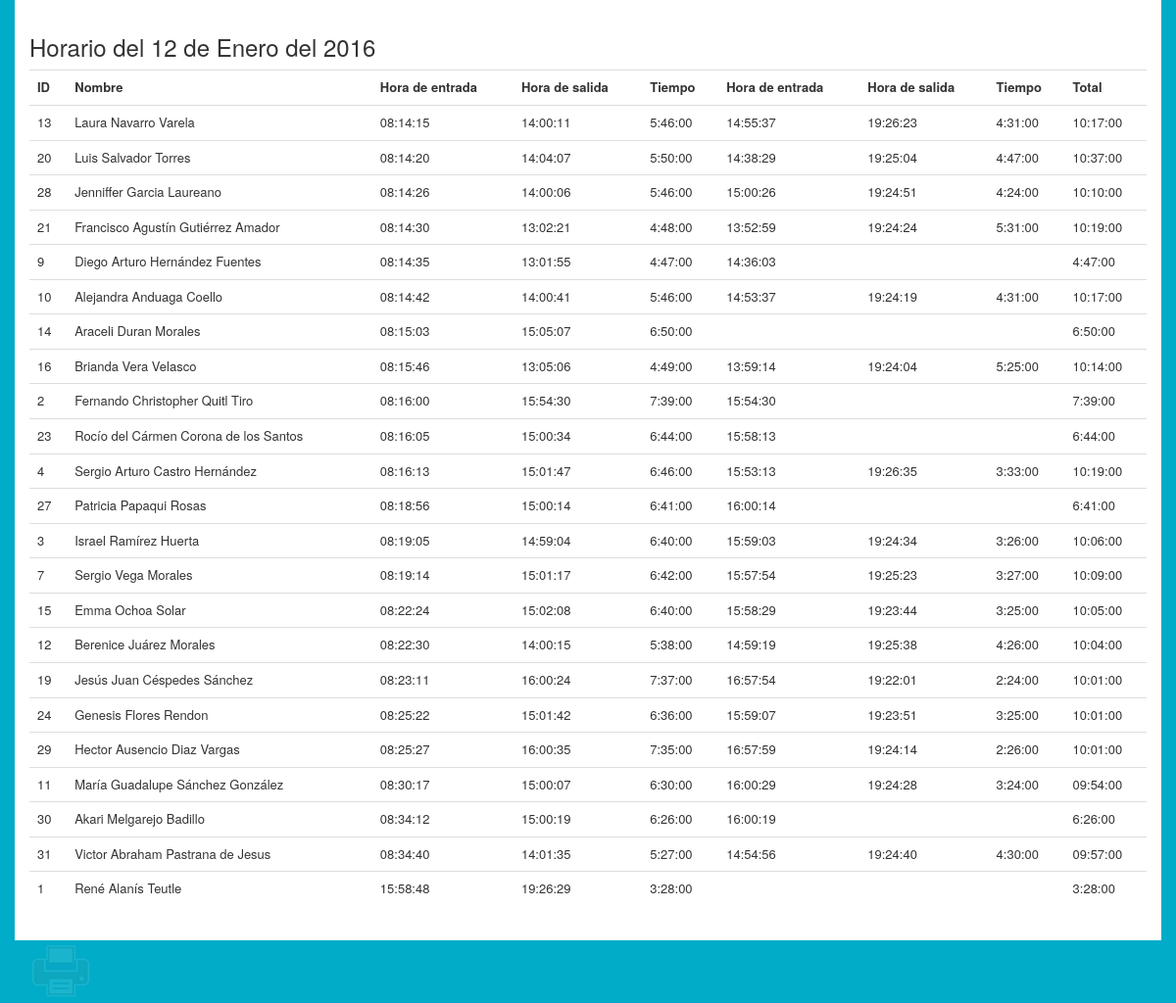
Page /horario-diario.php?date=2016-01-12 on the committed database.
### tables this page shows
CREATE TABLE IF NOT EXISTS `horario` (
  `idhorario` int(11) NOT NULL AUTO_INCREMENT,
  `dia_entrada` date DEFAULT NULL,
  `hora_entrada` time DEFAULT NULL,
  `dia_salida` date DEFAULT NULL,
  `hora_salida` time DEFAULT NULL,
  `tiempo` varchar(8) NOT NULL,
  `tiempo_decimal` float(5,2) NOT NULL,
  `despues_entrada` time DEFAULT NULL,
  `despues_salida` time DEFAULT NULL,
  `despues_tiempo` varchar(8) DEFAULT NULL,
  `despues_tiempo_decimal` float(5,2) DEFAULT NULL,
  `total` varchar(8) DEFAULT NULL,
  `total_decimal` float(5,2) DEFAULT NULL,
  `personal_idpersonal` int(11) NOT NULL,
  PRIMARY KEY (`idhorario`,`personal_idpersonal`),
  KEY `fk_horario_personal1_idx` (`personal_idpersonal`)
);

CREATE TABLE IF NOT EXISTS `personal` (
  `idpersonal` int(11) NOT NULL AUTO_INCREMENT,
  `nombre` varchar(45) DEFAULT NULL,
  `apellidos` varchar(45) DEFAULT NULL,
  `foto` varchar(100) DEFAULT NULL,
  `tolerancia` time NOT NULL,
  `privilegios_idprivilegios` int(11) NOT NULL,
  `usuario_idusuario` int(11) NOT NULL,
  PRIMARY KEY (`idpersonal`,`privilegios_idprivilegios`),
  KEY `fk_personal_privilegios1_idx` (`privilegios_idprivilegios`),
  KEY `fk_personal_usuario1_idx` (`usuario_idusuario`)
);

### horario-diario.php (the view, shortened to what this page needs)
<html>
<head>
<link rel="stylesheet" type="text/css" href="css/bootstrap.min.css">
<link rel="stylesheet" type="text/css" href="css/imprimir.css">
<link rel="stylesheet" type="text/css" href="css/main.css">
</head>
<body>
<?php
$fecha =  $_GET['date'];
$annio = substr($fecha, 0,4);
$mes = substr($fecha, 5,2);
$dia = substr($fecha, 8,2);
$meses = array('01' =>  'Enero',
			'02' =>  'Febrero',
			'03' =>  'Marzo',
			'04' =>  'Abril',
			'05' =>  'Mayo',
			'06' =>  'Junio',
			'07' =>  'Julio',
			'08' =>  'Agosto',
			'09' =>  'Septiembre',
			'10' =>  'Octubre',
			'11' =>  'Noviembre',
			'12' =>  'Diciembre',);
$nombre_mes = $meses[$mes];
	?>
	<div class="container">
		<div class="row horario">
			<h3>Horario del <?php echo $dia." de ".$nombre_mes. " del ".$annio; ?></h3>
			<div class="table-responsive">
				<table class="table">
					<tr>
						<th>ID</th>
						<th>Nombre</th>
						<th>Hora de entrada</th>
						<th>Hora de salida</th>
						<th>Tiempo</th>
						<th>Hora de entrada</th>
						<th>Hora de salida</th>
						<th>Tiempo</th>
						<th>Total</th>
					</tr>
					<?php
						include('conexion.php');
						$datos = "select idpersonal,nombre,apellidos,dia_entrada,hora_entrada,hora_salida,tiempo,despues_entrada,despues_salida,despues_tiempo,total from horario,personal where personal.idpersonal = horario.personal_idpersonal and dia_entrada = '$fecha' order by hora_entrada";
						$horario = mysql_query($datos, $conexion) or die(mysql_error());
						while ($rows = mysql_fetch_assoc($horario)) {
							echo "<tr>";
							$idpersonal = $rows['idpersonal'];
							echo "<td>".$idpersonal."</td>";
							$nombre = $rows['nombre']. " " .$apellido = $rows['apellidos'];
							echo "<td>".$nombre."</td>";
							$entrada = $rows['hora_entrada'];
							echo "<td>".$entrada."</td>";
							$salida = $rows['hora_salida'];
							echo "<td>".$salida."</td>";
							$tiempo = $rows['tiempo'];
							echo "<td>".$tiempo."</td>";
							$entrada = $rows['despues_entrada'];
							echo "<td>".$entrada."</td>";
							$salida = $rows['despues_salida'];
							echo "<td>".$salida."</td>";
							$tiempo = $rows['despues_tiempo'];
							echo "<td>".$tiempo."</td>";
							$total = $rows['total'];
							echo "<td>".$total."</td>";
							echo "</tr>";
						}
					?>
				</table>
			</div>
		</div>
		<button onclick='window.print()' type='button' id='btnImprimir'></button>
	</div>
</body>

### css/imprimir.css (style rules this page uses)
#btnImprimir { background: url(img/imprimir.png); border: 0; width: 64px; height: 64px; }
#btnImprimir { opacity: 0.1; }

### css/main.css (style rules this page uses)
body { background-color: rgb(0,172,200); }
.header, .menu, .register, .horario { background-color: white; padding: 15px; }
table { font-size: 13px; }

### rows in the picture
horario: personal.idpersonal "13", personal.nombre+apellidos "Laura Navarro Varela", hora_entrada "08:14:15", hora_salida "14:00:11", tiempo "5:46:00", despues_entrada "14:55:37", despues_salida "19:26:23", despues_tiempo "4:31:00", total "10:17:00"
horario: personal.idpersonal "20", personal.nombre+apellidos "Luis Salvador Torres", hora_entrada "08:14:20", hora_salida "14:04:07", tiempo "5:50:00", despues_entrada "14:38:29", despues_salida "19:25:04", despues_tiempo "4:47:00", total "10:37:00"
horario: personal.idpersonal "28", personal.nombre+apellidos "Jenniffer Garcia Laureano", hora_entrada "08:14:26", hora_salida "14:00:06", tiempo "5:46:00", despues_entrada "15:00:26", despues_salida "19:24:51", despues_tiempo "4:24:00", total "10:10:00"
horario: personal.idpersonal "21", personal.nombre+apellidos "Francisco Agustín Gutiérrez Amador", hora_entrada "08:14:30", hora_salida "13:02:21", tiempo "4:48:00", despues_entrada "13:52:59", despues_salida "19:24:24", despues_tiempo "5:31:00", total "10:19:00"
horario: personal.idpersonal "9", personal.nombre+apellidos "Diego Arturo Hernández Fuentes", hora_entrada "08:14:35", hora_salida "13:01:55", tiempo "4:47:00", despues_entrada "14:36:03", total "4:47:00"
horario: personal.idpersonal "10", personal.nombre+apellidos "Alejandra Anduaga Coello", hora_entrada "08:14:42", hora_salida "14:00:41", tiempo "5:46:00", despues_entrada "14:53:37", despues_salida "19:24:19", despues_tiempo "4:31:00", total "10:17:00"
horario: personal.idpersonal "14", personal.nombre+apellidos "Araceli Duran Morales", hora_entrada "08:15:03", hora_salida "15:05:07", tiempo "6:50:00", total "6:50:00"
horario: personal.idpersonal "16", personal.nombre+apellidos "Brianda Vera Velasco", hora_entrada "08:15:46", hora_salida "13:05:06", tiempo "4:49:00", despues_entrada "13:59:14", despues_salida "19:24:04", despues_tiempo "5:25:00", total "10:14:00"
horario: personal.idpersonal "2", personal.nombre+apellidos "Fernando Christopher Quitl Tiro", hora_entrada "08:16:00", hora_salida "15:54:30", tiempo "7:39:00", despues_entrada "15:54:30", total "7:39:00"
horario: personal.idpersonal "23", personal.nombre+apellidos "Rocío del Cármen Corona de los Santos", hora_entrada "08:16:05", hora_salida "15:00:34", tiempo "6:44:00", despues_entrada "15:58:13", total "6:44:00"
horario: personal.idpersonal "4", personal.nombre+apellidos "Sergio Arturo Castro Hernández", hora_entrada "08:16:13", hora_salida "15:01:47", tiempo "6:46:00", despues_entrada "15:53:13", despues_salida "19:26:35", despues_tiempo "3:33:00", total "10:19:00"
horario: personal.idpersonal "27", personal.nombre+apellidos "Patricia Papaqui Rosas", hora_entrada "08:18:56", hora_salida "15:00:14", tiempo "6:41:00", despues_entrada "16:00:14", total "6:41:00"
horario: personal.idpersonal "3", personal.nombre+apellidos "Israel Ramírez Huerta", hora_entrada "08:19:05", hora_salida "14:59:04", tiempo "6:40:00", despues_entrada "15:59:03", despues_salida "19:24:34", despues_tiempo "3:26:00", total "10:06:00"
horario: personal.idpersonal "7", personal.nombre+apellidos "Sergio Vega Morales", hora_entrada "08:19:14", hora_salida "15:01:17", tiempo "6:42:00", despues_entrada "15:57:54", despues_salida "19:25:23", despues_tiempo "3:27:00", total "10:09:00"
horario: personal.idpersonal "15", personal.nombre+apellidos "Emma Ochoa Solar", hora_entrada "08:22:24", hora_salida "15:02:08", tiempo "6:40:00", despues_entrada "15:58:29", despues_salida "19:23:44", despues_tiempo "3:25:00", total "10:05:00"
horario: personal.idpersonal "12", personal.nombre+apellidos "Berenice Juárez Morales", hora_entrada "08:22:30", hora_salida "14:00:15", tiempo "5:38:00", despues_entrada "14:59:19", despues_salida "19:25:38", despues_tiempo "4:26:00", total "10:04:00"
horario: personal.idpersonal "19", personal.nombre+apellidos "Jesús Juan Céspedes Sánchez", hora_entrada "08:23:11", hora_salida "16:00:24", tiempo "7:37:00", despues_entrada "16:57:54", despues_salida "19:22:01", despues_tiempo "2:24:00", total "10:01:00"
horario: personal.idpersonal "24", personal.nombre+apellidos "Genesis Flores Rendon", hora_entrada "08:25:22", hora_salida "15:01:42", tiempo "6:36:00", despues_entrada "15:59:07", despues_salida "19:23:51", despues_tiempo "3:25:00", total "10:01:00"
horario: personal.idpersonal "29", personal.nombre+apellidos "Hector Ausencio Diaz Vargas", hora_entrada "08:25:27", hora_salida "16:00:35", tiempo "7:35:00", despues_entrada "16:57:59", despues_salida "19:24:14", despues_tiempo "2:26:00", total "10:01:00"
horario: personal.idpersonal "11", personal.nombre+apellidos "María Guadalupe Sánchez González", hora_entrada "08:30:17", hora_salida "15:00:07", tiempo "6:30:00", despues_entrada "16:00:29", despues_salida "19:24:28", despues_tiempo "3:24:00", total "09:54:00"
horario: personal.idpersonal "30", personal.nombre+apellidos "Akari Melgarejo Badillo", hora_entrada "08:34:12", hora_salida "15:00:19", tiempo "6:26:00", despues_entrada "16:00:19", total "6:26:00"
horario: personal.idpersonal "31", personal.nombre+apellidos "Victor Abraham Pastrana de Jesus", hora_entrada "08:34:40", hora_salida "14:01:35", tiempo "5:27:00", despues_entrada "14:54:56", despues_salida "19:24:40", despues_tiempo "4:30:00", total "09:57:00"
horario: personal.idpersonal "1", personal.nombre+apellidos "René Alanís Teutle", hora_entrada "15:58:48", hora_salida "19:26:29", tiempo "3:28:00", total "3:28:00"

### other values in the picture
$dia "12"
$nombre_mes "Enero"
$annio "2016"
